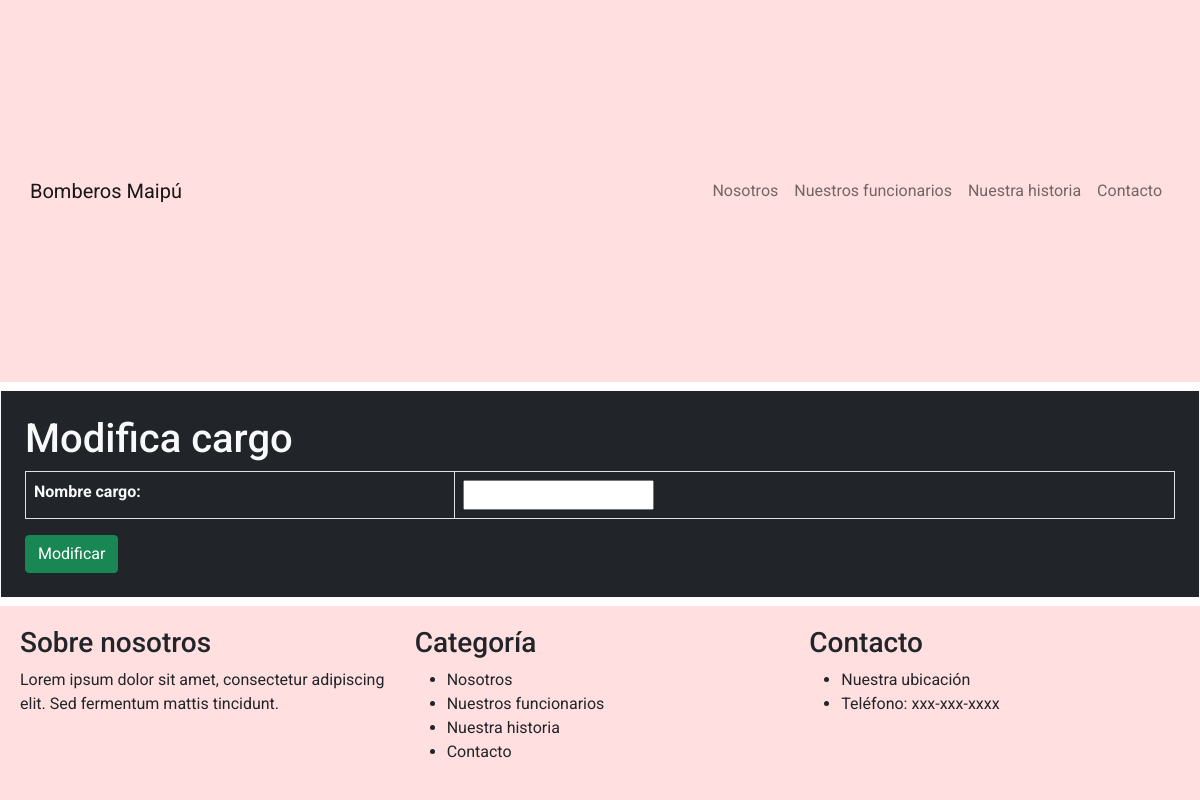
The app's page /form_mod_cargo/8, older data.
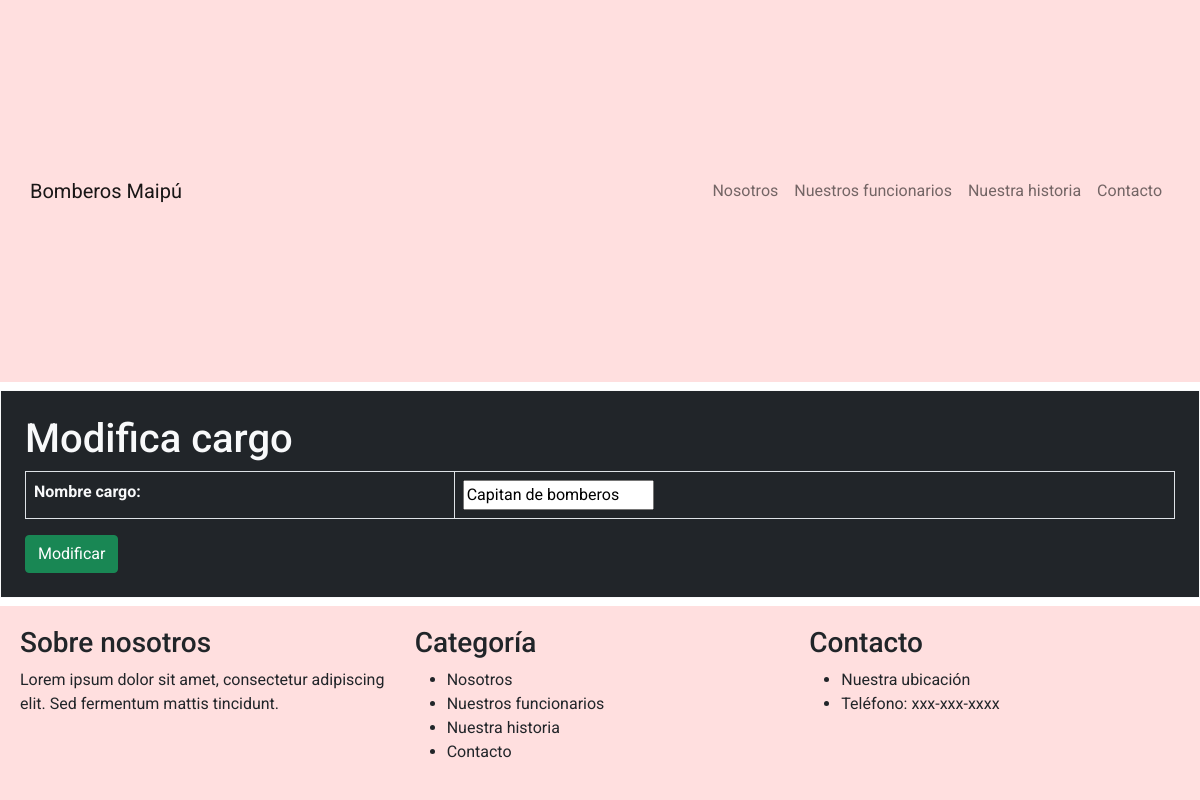
The same page, newer data.
### bomberos/models.py (models this page shows, shortened)
class Cargo(models.Model):
    idCargo = models.AutoField(primary_key=True, verbose_name='ID Cargo')
    nombre = models.CharField(max_length=50, verbose_name='Nombre cargo')

### bomberos/views.py (the view)
# urls.py: path('form_mod_cargo/<id>',form_mod_cargo,name="form_mod_cargo"),
def form_mod_cargo(request, id):
    cargo = Cargo.objects.filter(idCargo=id).first()
    datos = {
        'form': CargoForm(instance=cargo)
    }
    if request.method == 'POST':
        formulario = CargoForm(data=request.POST, instance=cargo)
        if formulario.is_valid():
            formulario.save()
            return redirect('lista_cargos')
    return render(request, 'form_mod_cargo.html', datos)

### bomberos/forms.py
class CargoForm(ModelForm):
    class Meta:
        model = Cargo
        fields = ['nombre']

### bomberos/templates/form_mod_cargo.html (shortened to what this page needs)
<!DOCTYPE html>
<html lang="es">
<head>
  <link rel="stylesheet" href="https://cdnjs.cloudflare.com/ajax/libs/bootstrap/5.0.2/css/bootstrap.min.css">
  <link rel="stylesheet" href="../static/css/style.css">
</head>
<body>
  <nav class="navbar navbar-expand-lg navbar-light bg-light">
    <div class="container">
      <a class="navbar-brand" href="#">Bomberos Maipú</a>
      <div class="collapse navbar-collapse" id="navbarNav">
        <ul class="navbar-nav ms-auto">
          <li class="nav-item">
            <a class="nav-link" href="#nosotros">Nosotros</a>
          </li>
          <li class="nav-item">
            <a class="nav-link" href="#funcionarios">Nuestros funcionarios</a>
          </li>
          <li class="nav-item">
            <a class="nav-link" href="#historia">Nuestra historia</a>
          </li>
          <li class="nav-item">
            <a class="nav-link" href="#contacto">Contacto</a>
          </li>
        </ul>
      </div>
    </div>
  </nav>
<section id="yellow-bg">
  <div class="container bg-dark text-light mt-2 mb-2  border border-light" style="padding: 2%;">
        <h1>Modifica cargo</h1>
            <form method="POST" action="" autocomplete="off">
                <table class="table table-bordered text-light">
                    {{ form.as_table }}
                </table>
                <button type="submit" class="btn btn-success">Modificar</button>
          </form>
    </div>
</section>
  <footer class="bg-light">
    <div class="container">
      <div class="row">
        <div class="col-md-4">
          <h3>Sobre nosotros</h3>
          <p>Lorem ipsum dolor sit amet, consectetur adipiscing elit. Sed fermentum mattis tincidunt.</p>
        </div>
        <div class="col-md-4">
          <h3>Categoría</h3>
          <ul>
            <li>Nosotros</li>
            <li>Nuestros funcionarios</li>
            <li>Nuestra historia</li>
            <li>Contacto</li>
          </ul>
        </div>
        <div class="col-md-4">
          <h3>Contacto</h3>
          <ul>
            <li>Nuestra ubicación</li>
            <li>Teléfono: xxx-xxx-xxxx</li>
          </ul>
        </div>
      </div>
    </div>
  </footer>
</body>
</html>

Row changes from the older to the newer data that the page shows:
added Cargo: nombre "Capitan de bomberos"
